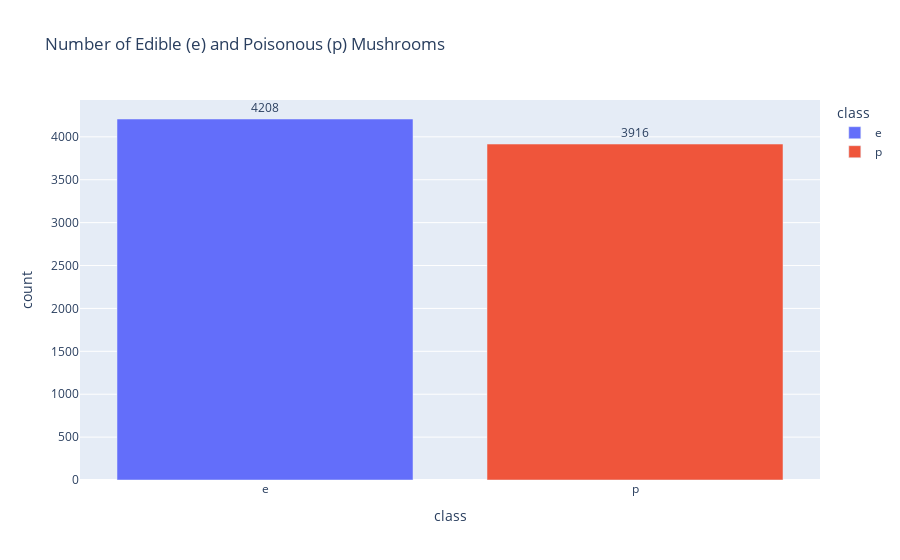

Here is the notebook cell this chart was saved with:
### Code cell


### Figure 1 — Plotly figure (JSON) as saved in the notebook; plotly's stock layout.template omitted (floating-point values rounded to 4 significant figures)
{"data": [{"alignmentgroup": "True", "hovertemplate": "class=%{x}<br>count=%{text}<extra></extra>", "legendgroup": "e", "marker": {"color": "#636efa", "pattern": {"shape": ""}}, "name": "e", "offsetgroup": "e", "orientation": "v", "showlegend": true, "text": [4208], "textposition": "outside", "type": "bar", "x": ["e"], "xaxis": "x", "y": [4208], "yaxis": "y"}, {"alignmentgroup": "True", "hovertemplate": "class=%{x}<br>count=%{text}<extra></extra>", "legendgroup": "p", "marker": {"color": "#EF553B", "pattern": {"shape": ""}}, "name": "p", "offsetgroup": "p", "orientation": "v", "showlegend": true, "text": [3916], "textposition": "outside", "type": "bar", "x": ["p"], "xaxis": "x", "y": [3916], "yaxis": "y"}], "layout": {"barmode": "relative", "legend": {"title": {"text": "class"}, "tracegroupgap": 0}, "title": {"text": "Number of Edible (e) and Poisonous (p) Mushrooms"}, "xaxis": {"anchor": "y", "categoryarray": ["e", "p"], "categoryorder": "array", "domain": [0, 1], "title": {"text": "class"}}, "yaxis": {"anchor": "x", "domain": [0, 1], "title": {"text": "count"}}}}
